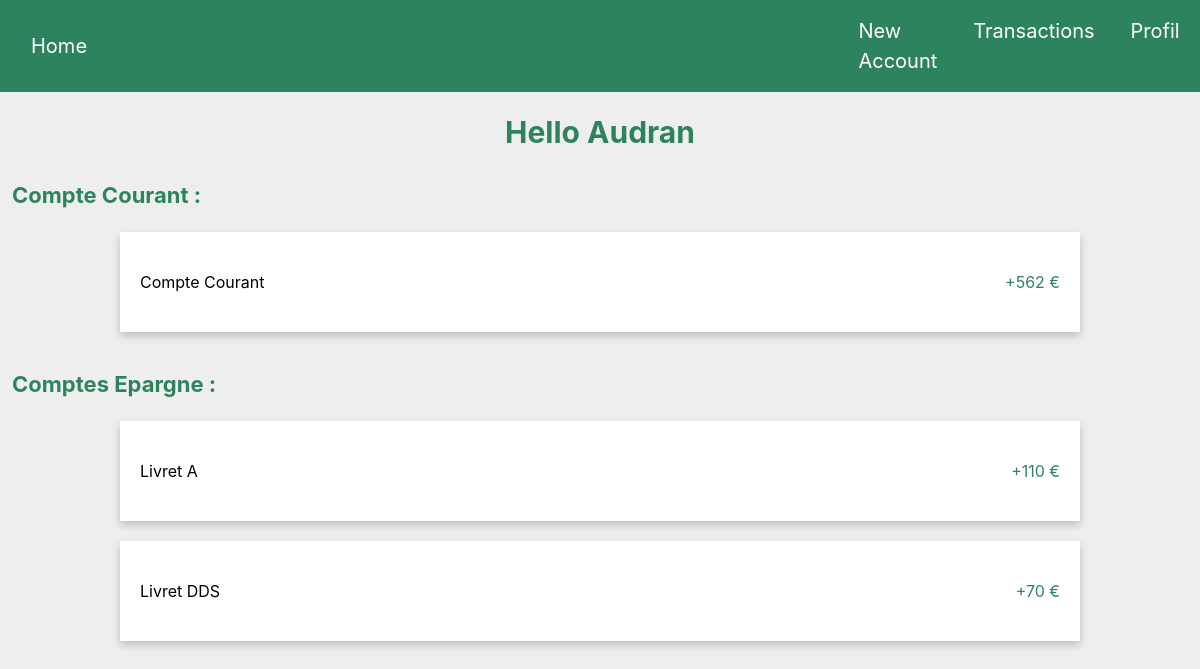
Screenshot of / (signed in) with the database file from the repository.
### tables this page shows
CREATE TABLE Users (
            id_user INTEGER PRIMARY KEY AUTOINCREMENT, 
            first_name TEXT NOT NULL,
            last_name TEXT NOT NULL,
            gender TEXT NOT NULL,
            email TEXT NOT NULL,
            password TEXT NOT NULL,
            phone_number TEXT NOT NULL,
            birthday DATE NOT NULL,
            address TEXT NOT NULL,
            role TEXT NOT NULL
        );

CREATE TABLE Accounts (
            id_account INTEGER PRIMARY KEY AUTOINCREMENT,
            id_user INTEGER NOT NULL,
            cart_nb INTEGER,
            name TEXT NOT NULL,
            solde INTEGER NOT NULL,
            creation_date DATE NOT NULL,
            end_date DATE,
            FOREIGN KEY (id_user) REFERENCES Users(id_user)
        );

### views.py (the view)
@app.route('/', methods=['GET', 'POST'])
def index():
    user = None
    account = None
    accounts = None
    credits = None
    debits = None
    monthly_saving = None
    transactions = None
    credits_for_year = None
    debits_for_year = None
    accounts_list = None
    if 'user_id' in session:
        user = Users.get_user_by_id(session['user_id'])
        if user != None:
            account = Accounts.get_account_by_user_and_name(user.id_user, "Compte courant")
            accounts = Accounts.get_accounts_by_user(user.id_user)
            credits = Transactions.get_credit_by_user(user.id_user)
            debits = Transactions.get_debit_by_user(user.id_user)
            transactions = Transactions.get_transactions_by_user(user.id_user)
            monthly_saving = Monthly_saving.get_monthly_saving_by_account_by_user(user.id_user, "Compte courant")
            credits_for_year = json.dumps(Transactions.get_credit_by_mounth(user.id_user))
            debits_for_year = json.dumps(Transactions.get_debit_by_mounth(user.id_user))
    return render_template('index.html', account=account, user=user, accounts=accounts,
                           credits=credits, debits=debits, transactions=transactions,
                           monthly_saving=monthly_saving, credits_for_year=credits_for_year,
                           debits_for_year=debits_for_year, accounts_list=accounts_list)

### models.py (called while the page is built)
    def get_user_by_id(id_user):
        conn = sqlite3.connect('app.db')
        cursor = conn.cursor()
        cursor.execute('SELECT * FROM Users WHERE id_user = ?', (id_user,))
        user = cursor.fetchone()
        if user != None:
            new_user = Users(user[0], user[1], user[2], user[3], user[4], user[5], user[6], user[7], user[8], user[9])
            return new_user
        else:
            return None

    def get_accounts_by_user(id_user):
        conn = sqlite3.connect('app.db')
        cursor = conn.cursor()
        cursor.execute('SELECT * FROM Accounts WHERE id_user = ? ORDER BY id_account ASC', (id_user,))
        accounts = cursor.fetchall()
        new_accounts = []
        for index, account in enumerate(accounts):
            cursor.execute('SELECT * FROM Transactions WHERE id_account = ? ORDER BY transaction_date DESC', (account[0],))
            transactions = cursor.fetchall()
            new_account = Accounts(
                account[0], account[1], account[2], account[3], account[4],
                account[5], account[6], transactions
            )
            new_accounts.append(new_account)
        conn.close()
        return new_accounts

    def get_account_by_user_and_name(id_user, name):
        conn = sqlite3.connect('app.db')
        cursor = conn.cursor()
        cursor.execute('SELECT * FROM Accounts WHERE id_user = ? AND name = ?', (id_user, name))
        account = cursor.fetchone()
        if account != None:
            new_account = Accounts(account[0], account[1], account[2], account[3], account[4], account[5], account[6], None)
            return new_account
        else:
            return None

    def get_credit_by_user(user_id):
        conn = sqlite3.connect('app.db')
        cursor = conn.cursor()
        month_year_str = datetime.datetime.now().strftime('%m-%Y')
        cursor.execute("SELECT id_account FROM Accounts WHERE id_user = ? AND name = ?", (user_id, "Compte courant"))
        account_ids = cursor.fetchall()
        if account_ids != None:
            cursor.execute("SELECT SUM(amount) FROM Transactions WHERE id_account = ? AND operation_type = 'credit' AND strftime('%m-%Y', transaction_date) = ?", (account_ids[0][0], month_year_str))
            credit_sum = cursor.fetchone()[0]
            conn.close()
            return credit_sum

### templates/index.html (shortened to what this page needs)
<!DOCTYPE html>
<html lang="en">
<head>
    <link rel="stylesheet" href="https://stackpath.bootstrapcdn.com/bootstrap/4.3.1/css/bootstrap.min.css">
    <link rel="stylesheet" href="../static/style.css">
</head>
<body>
    {% if user %}
    <nav class="navbar navbar-expand-lg bg-body-tertiary">
        <div class="container-fluid">
          <a class="navbar-brand" href="{{url_for('index')}}">Home</a>
          <div class="collapse navbar-collapse" id="navbarNavAltMarkup">
            <div class="navbar-nav">
                <a class="nav-link" href="{{url_for('create_account')}}">New Account</a>
                <a class="nav-link" href="{{url_for('transactions')}}">Transactions</a>
                <a class="nav-link" href="{{url_for('profile')}}">Profil</a>
            </div>
          </div>
        </div>
    </nav>
    <div>
        <div class="username">Hello {{ user.first_name }}</div>
        <div id="affichage">Compte Courant :</div>
        <button class="current-account-btn">
            <p class="epargne-name">Compte Courant</p>
            <p class="epargne-solde">+{{ accounts[0].solde }} €</p>
        </button>
        <div id="affichage">Comptes Epargne :</div>
        {% for account in accounts %}
        {% if account.name != "Compte courant" %}
        <button class="epargne-account" onclick="showInputs()">
            <p class="epargne-name">{{ account.name }}</p>
            <p class="epargne-solde">+{{ account.solde }} €</p>
        </button>
        {% endif %}
        {% endfor %}
    {% endif %}
</body>
</html>

### static/style.css (style rules this page uses)
nav { background-color:#2E835F; }
.navbar-nav { margin-left: 70%; }
.navbar-brand { color : white; margin-right: 20px; font-size: 20px; }
.nav-link { color : white; margin-right: 20px; font-size: 20px; }
body { background-color: rgb(238, 238, 238); }
.current-account-btn { text-align: left; margin-top: 20px; box-shadow: 0 4px 8px 0 rgba(0, 0, 0, 0.2); background-color: white; padding: 20px; border: none; width: 80%; height: 100px; margin-left: 10%; margin-bottom: 3%; }
.epargne-account { text-align: left; margin-top: 20px; box-shadow: 0 4px 8px 0 rgba(0, 0, 0, 0.2); background-color: white; padding: 20px; border: none; width: 80%; height: 100px; margin-left: 10%; }
.epargne-name { display: inline; }
.epargne-solde { display: inline; margin: 0; padding: 0; float: right; color: #2E835F; }
#affichage { color: #2E835F; font-weight: bold; margin-left: 1%; font-size: 22px; }
.username { color: #2E835F; font-weight: bold; font-size: 30px; text-align: center; margin-top: 1.5%; margin-bottom: 2%; }

### rows the page displays
Users: first_name "Audran"
Accounts: solde "562"
Accounts: name "Livret A", solde "110"
Accounts: name "Livret DDS", solde "70"
